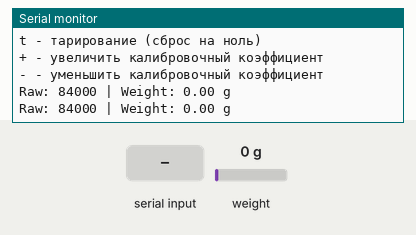
A sketch run on a simulated Arduino Leonardo, built with avr-gcc and run on an emulated ATmega32U4. On the bench: the last lines printed to the serial monitor. Wiring (inferred from the names in the program): HX711 load-cell converter: data pin 5; SCK pin 4. Inputs (shaded band) come from the test bench; at power-on: weight on the scale 0 g.

Above: at 1.2 s.
1.3 s: "t" received over Serial
3.6 s: "+" received over Serial
5.7 s: weight on the scale set to 100 g
At 6.9 s:
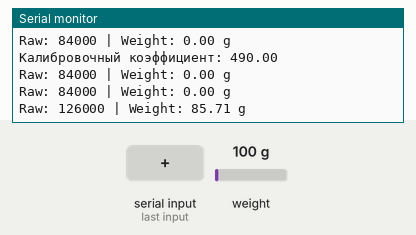
7.2 s: weight on the scale set to 1250 g
At 7.7 s:
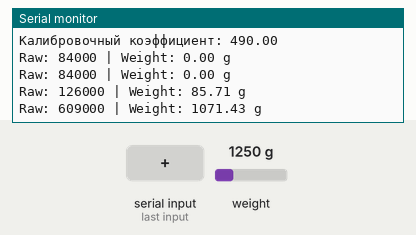
Timing chart, 0 to 9.7 s (numbered marks = the images above; inputs shaded):
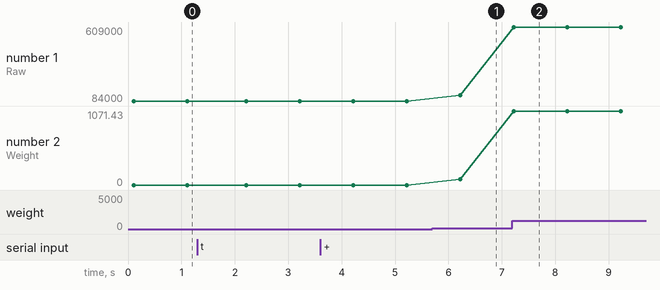

Measured:
- after the input at 5.7 s, the serial monitor: prints a new line after 0.52 s (image 1)
- after the input at 7.2 s, the serial monitor: prints a new line at once (image 2)
- plotted number 1: 84000 → 126000 after the input at 5.7 s, 126000 → 609000 after the input at 7.2 s
- plotted number 2: 0 → 85.71 after the input at 5.7 s, 85.71 → 1071.43 after the input at 7.2 s

The sketch:

calibration.ino
```cpp
// Полная реализация HX711 без библиотек
#define HX711_DT 5
#define HX711_SCK 4

long zero_factor = 0;
float calibration_factor = 480.0; // Подберите при калибровке

void setup() {
  Serial.begin(115200);
  while (!Serial); // для Leonardo

  pinMode(HX711_SCK, OUTPUT);
  pinMode(HX711_DT, INPUT);

  Serial.println("HX711 без библиотек - запуск");

  // Калибровка нуля
  zero_factor = readHX711();
  Serial.print("Zero factor: ");
  Serial.println(zero_factor);

  Serial.println("Отправьте команды:");
  Serial.println("t - тарирование (сброс на ноль)");
  Serial.println("+ - увеличить калибровочный коэффициент");
  Serial.println("- - уменьшить калибровочный коэффициент");
}

long readHX711() {
  long count = 0;

  // Ждем пока DT станет LOW (готовность данных)
  while(digitalRead(HX711_DT) == HIGH) {
    yield();
  }

  // Читаем 24 бита данных
  for(int i = 0; i < 24; i++) {
    digitalWrite(HX711_SCK, HIGH);
    delayMicroseconds(1);
    count = count << 1;
    digitalWrite(HX711_SCK, LOW);
    delayMicroseconds(1);

    if(digitalRead(HX711_DT) == HIGH) {
      count++;
    }
  }

  // Устанавливаем канал и усиление для следующего чтения
  digitalWrite(HX711_SCK, HIGH);
  delayMicroseconds(1);
  digitalWrite(HX711_SCK, LOW);
  delayMicroseconds(1);

  // Преобразуем в signed 32-bit
  if(count & 0x800000) {
    count |= 0xFF000000;
  }

  return count;
}

void loop() {
  // Обработка команд из Serial
  if(Serial.available()) {
    char cmd = Serial.read();

    if(cmd == 't' || cmd == 'T') {
      zero_factor = readHX711();
      Serial.print("Тарирование выполнено. Zero factor: ");
      Serial.println(zero_factor);
    }
    else if(cmd == '+') {
      calibration_factor += 10;
      Serial.print("Калибровочный коэффициент: ");
      Serial.println(calibration_factor);
    }
    else if(cmd == '-') {
      calibration_factor -= 10;
      Serial.print("Калибровочный коэффициент: ");
      Serial.println(calibration_factor);
    }
  }

  // Чтение и отображение веса
  long raw_value = readHX711();
  float weight = (raw_value - zero_factor) / calibration_factor;

  Serial.print("Raw: ");
  Serial.print(raw_value);
  Serial.print(" | Weight: ");
  Serial.print(weight, 2);
  Serial.println(" g");

  delay(1000);
}

//  -- END OF FILE --
```
